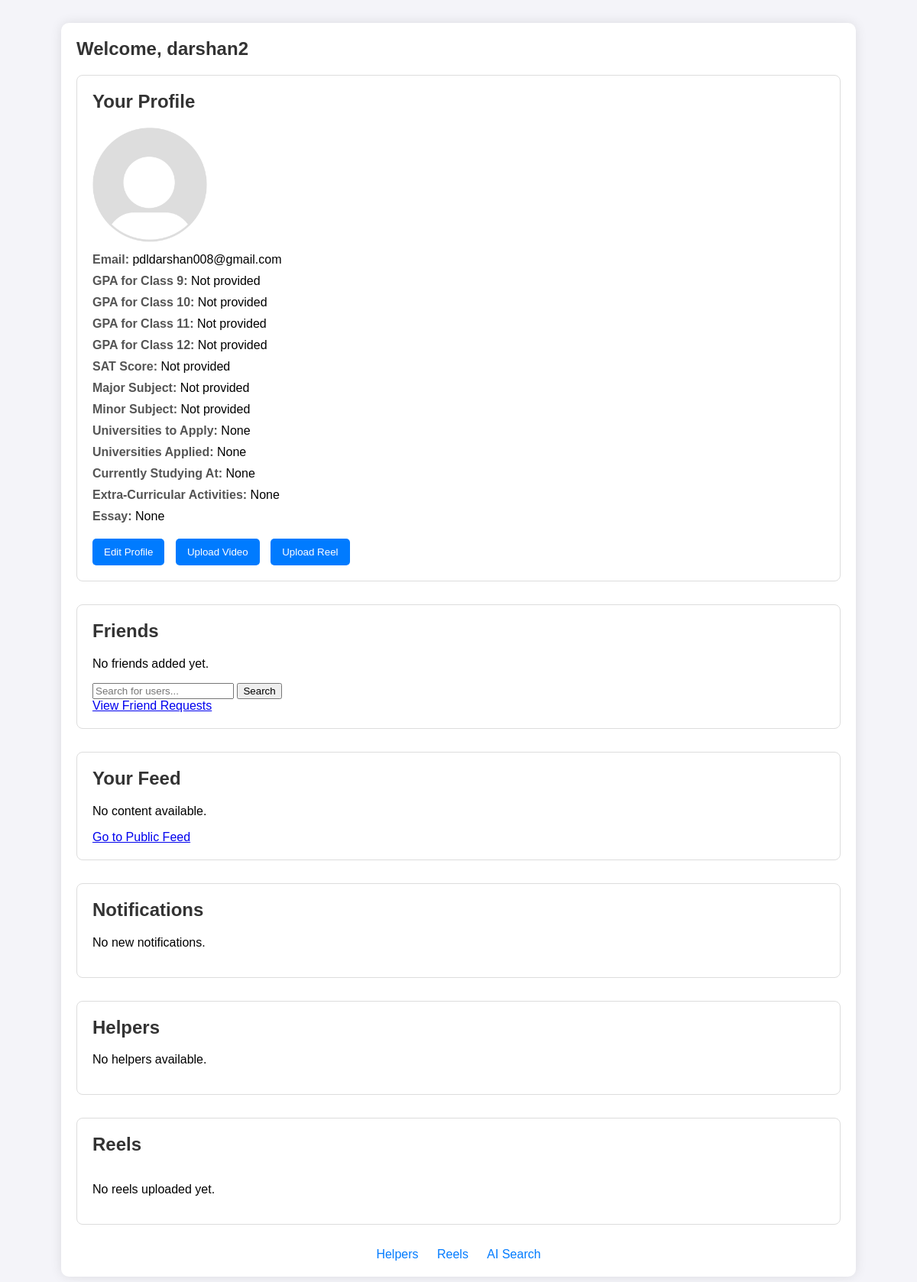
The page /dashboard (signed in) on the database its author committed.
### app.py (models this page shows, shortened)
class User(db.Model):
    id = db.Column(db.Integer, primary_key=True)
    username = db.Column(db.String(50), unique=True, nullable=False)
    email = db.Column(db.String(120), unique=True, nullable=False)
    profile_pic = db.Column(db.String(120), nullable=True)
    password_hash = db.Column(db.String(128))
    webinars = db.relationship('Webinar', backref='creator', lazy=True)
    gpa_class_9 = db.Column(db.String(5), nullable=True)
    gpa_class_10 = db.Column(db.String(5), nullable=True)
    gpa_class_11 = db.Column(db.String(5), nullable=True)
    gpa_class_12 = db.Column(db.String(5), nullable=True)
    sat_score = db.Column(db.String(10), nullable=True)
    gpa = db.Column(db.String(5), nullable=True)
    eca = db.Column(db.String(120), nullable=True)
    essay = db.Column(db.Text, nullable=True)
    universities_to_apply = db.Column(db.Text, nullable=True)  # Comma-separated list of universities
    universities_applied = db.Column(db.Text, nullable=True)   # Comma-separated list of universities
    universities_studying = db.Column(db.String(120), nullable=True)  # Currently studying at
    major_subject = db.Column(db.String(100), nullable=True)
    minor_subject = db.Column(db.String(100), nullable=True)
    stars_received = db.Column(db.Integer, default=0)
    friends = db.relationship(
        'User',
        secondary=friends,
        primaryjoin=(friends.c.user_id == id),
        secondaryjoin=(friends.c.friend_id == id),
        backref=db.backref('user_friends', lazy='dynamic'),
        lazy='dynamic'
    )

### app.py (the view)
@app.route('/dashboard')
def dashboard():
    if 'username' not in session:
        return redirect(url_for('login'))
    user = User.query.filter_by(username=session['username']).first()
    if 'friends' not in session:
        session['friends'] = [friend.username for friend in user.friends]
    friends = User.query.filter(User.username.in_(session['friends'])).all()
    videos = Video.query.order_by(Video.id.desc()).all()
    user_profile_pic = user.profile_pic if user.profile_pic else 'default.jpg'
    user_gpa_class_9 = user.gpa_class_9 if user.gpa_class_9 else 'Not provided'
    user_gpa_class_10 = user.gpa_class_10 if user.gpa_class_10 else 'Not provided'
    user_gpa_class_11 = user.gpa_class_11 if user.gpa_class_11 else 'Not provided'
    user_gpa_class_12 = user.gpa_class_12 if user.gpa_class_12 else 'Not provided'
    user_sat_score = user.sat_score if user.sat_score else 'Not provided'
    user_gpa = user.gpa if user.gpa else 'Not provided'
    user_eca = user.eca if user.eca else 'Not provided'
    user_essay = user.essay if user.essay else 'Not provided'
    universities_to_apply = user.universities_to_apply if user.universities_to_apply else 'Not provided'
    universities_applied = user.universities_applied if user.universities_applied else 'Not provided'
    universities_studying = user.universities_studying if user.universities_studying else 'Not provided'
    return render_template('dashboard.html', user=user, friends=friends, videos=videos,
                           user_profile_pic=user_profile_pic, user_gpa_class_9=user_gpa_class_9,
                           user_gpa_class_10=user_gpa_class_10, user_gpa_class_11=user_gpa_class_11,
                           user_gpa_class_12=user_gpa_class_12, user_sat_score=user_sat_score,
                           user_gpa=user_gpa, user_eca=user_eca, user_essay=user_essay,
                           universities_to_apply=universities_to_apply, universities_applied=universities_applied,
                           universities_studying=universities_studying)

### app.py (called while the page is built)
def get_current_user():
    if 'username' in session:
        return User.query.filter_by(username=session['username']).first()
    return None

@app.before_request
def before_request():
    g.current_user = get_current_user()

### templates/dashboard.html (shortened to what this page needs)
<!doctype html>
<html>
<head>
    <link rel="stylesheet" href="https://cdnjs.cloudflare.com/ajax/libs/font-awesome/6.0.0-beta3/css/all.min.css">
</head>
<body>
    <div class="container">
        <h2>Welcome, {{ user.username }}</h2>
        <div class="section profile">
            <h2>Your Profile</h2>
            <img src="{{ url_for('static', filename='images/' + user_profile_pic) }}" alt="Profile Picture" width="150" height="150">
            <div class="profile-info">
                <p><strong>Email:</strong> {{ user.email }}</p>
                <p><strong>GPA for Class 9:</strong> {{ user.gpa_class_9 or 'Not provided' }}</p>
                <p><strong>GPA for Class 10:</strong> {{ user.gpa_class_10 or 'Not provided' }}</p>
                <p><strong>GPA for Class 11:</strong> {{ user.gpa_class_11 or 'Not provided' }}</p>
                <p><strong>GPA for Class 12:</strong> {{ user.gpa_class_12 or 'Not provided' }}</p>
                <p><strong>SAT Score:</strong> {{ user.sat_score or 'Not provided' }}</p>
                <p><strong>Major Subject:</strong> {{ user.major_subject or 'Not provided' }}</p>
                <p><strong>Minor Subject:</strong> {{ user.minor_subject or 'Not provided' }}</p>
                <p><strong>Universities to Apply:</strong> {{ user.universities_to_apply or 'None' }}</p>
                <p><strong>Universities Applied:</strong> {{ user.universities_applied or 'None' }}</p>
                <p><strong>Currently Studying At:</strong> {{ user.universities_studying or 'None' }}</p>
                <p><strong>Extra-Curricular Activities:</strong> {{ user.eca or 'None' }}</p>
                <p><strong>Essay:</strong> {{ user.essay or 'None' }}</p>
            </div>
            <div class="actions">
                <button onclick="location.href='{{ url_for('edit_profile') }}'">Edit Profile</button>
                <button onclick="location.href='{{ url_for('upload_video') }}'">Upload Video</button>
                <button onclick="location.href='{{ url_for('upload_reel') }}'">Upload Reel</button>
            </div>
        </div>
        <div class="section friends">
            <h2>Friends</h2>
            {% if friends %}
                <ul>
                    {% for friend in friends %}
                        <li>
                            <a href="{{ url_for('view_profile', user_id=friend.id) }}">{{ friend.username }}</a>
                        </li>
                    {% endfor %}
                </ul>
            {% else %}
                <p>No friends added yet.</p>
            {% endif %}
            <form method="POST" action="{{ url_for('search') }}">
                <input type="text" name="search_query" placeholder="Search for users..." required>
                <button type="submit">Search</button>
            </form>
            <a href="{{ url_for('view_friend_requests') }}">View Friend Requests</a>
        </div>
        <div class="section feed">
            <h2>Your Feed</h2>
            {% if videos %}
                <ul>
                    {% for video in videos %}
                        <li>{{ video.title }} - {{ video.description }}</li>
                    {% endfor %}
                </ul>
            {% else %}
                <p>No content available.</p>
            {% endif %}
            <a href="{{ url_for('public_feed') }}">Go to Public Feed</a>
        </div>
        <div class="section notifications">
            <h2>Notifications</h2>
            <p>No new notifications.</p>
        </div>
        <div class="section helpers">
            <h2>Helpers</h2>
            {% if helpers %}
                <ul>
                    {% for helper in helpers %}
                        <li>{{ helper.username }} is ready to give LOR or Counsel</li>
                    {% endfor %}
                </ul>
            {% else %}
                <p>No helpers available.</p>
            {% endif %}
        </div>
        <div class="section reels">
            <h2>Reels</h2>
            <div class="reels-container">
                {% if reels %}
                    {% for reel in reels %}
                        <div class="reel">
                            <i class="fas fa-play play-icon"></i>
                            <video width="100%" height="100%" controls>
                                <source src="{{ url_for('static', filename='reels/' + reel.filename) }}" type="video/mp4">
                                Your browser does not support the video tag.
                            </video>
                        </div>
                    {% endfor %}
                {% else %}
                    <p>No reels uploaded yet.</p>
                {% endif %}
            </div>
        </div>
        <nav>
            <a href="{{ url_for('helpers_section') }}">Helpers</a>
            <a href="{{ url_for('reels') }}">Reels</a>
            <a href="{{ url_for('ai_search') }}">AI Search</a>
        </nav>
    </div>
</body>
</html>

### templates/dashboard.html (style rules this page uses)
body { font-family: Arial, sans-serif; background-color: #f4f4f9; margin: 0; padding: 0; }
.container { max-width: 1000px; margin: 30px auto; padding: 20px; background-color: white; border-radius: 10px; box-shadow: 0 0 15px rgba(0, 0, 0, 0.1); }
h2 { margin-top: 0; font-size: 24px; color: #333; }
.section { margin-bottom: 30px; }
.profile, .friends, .feed, .notifications, .helpers, .reels { border: 1px solid #ddd; padding: 20px; border-radius: 8px; position: relative; overflow: hidden; transition: transform 0.3s; }
.profile-info p { margin: 10px 0; }
.profile-info p strong { color: #555; }
.actions { margin-top: 20px; }
.actions button { padding: 10px 15px; margin-right: 10px; border: none; background-color: #007bff; color: white; border-radius: 5px; cursor: pointer; transition: background-color 0.3s; }
.helpers, .reels { margin-top: 20px; }
.reels-container { display: flex; flex-wrap: wrap; gap: 20px; }
nav { margin-top: 20px; text-align: center; }
nav a { margin: 0 10px; text-decoration: none; color: #007bff; }

### rows shown on the page
User: username "darshan2", email "pdldarshan008@gmail.com", gpa_class_9 "Not provided", gpa_class_10 "Not provided", gpa_class_11 "Not provided", gpa_class_12 "Not provided", sat_score "Not provided", major_subject "Not provided", minor_subject "Not provided", universities_to_apply "None", universities_applied "None", universities_studying "None", eca "None", essay "None"
